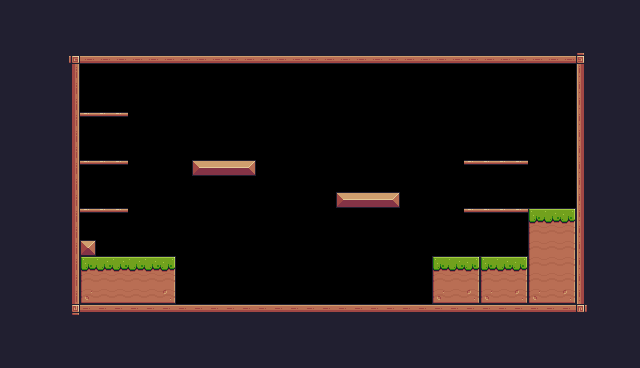

This game map was drawn from its Tiled (.tmx) file and the tilesets committed beside it. A one-line description and the full map source follow:
An orthogonal 40x23 tile map with 16x16 px tiles, 1 tile layer (Background) and 30 objects (11x Fruit, 5x Platform, Player, Saw, Checkpoint, ...).

<map version="1.10" tiledversion="1.12.2" orientation="orthogonal" renderorder="right-down" width="40" height="23" tilewidth="16" tileheight="16" infinite="0" nextlayerid="4" nextobjectid="77">
 <tileset firstgid="1" source="Pixel Adventure.tsx" />
 <layer id="1" name="Background" width="40" height="23">
  <properties>
   <property name="BackgroundColor" value="Gray" />
  </properties>
  <data encoding="csv">
24,24,24,24,24,24,24,24,24,24,24,24,24,24,24,24,24,24,24,24,24,24,24,24,24,24,24,24,24,24,24,24,24,24,24,24,24,24,24,24,
24,24,24,24,24,24,24,24,24,24,24,24,24,24,24,24,24,24,24,24,24,24,24,24,24,24,24,24,24,24,24,24,24,24,24,24,24,24,24,24,
24,24,24,24,24,24,24,24,24,24,24,24,24,24,24,24,24,24,24,24,24,24,24,24,24,24,24,24,24,24,24,24,24,24,24,24,24,24,24,24,
24,24,24,24,92,134,134,134,134,134,134,134,134,134,134,134,134,134,134,134,134,134,134,134,134,134,134,134,134,134,134,134,134,134,134,134,93,24,24,24,
24,24,24,112,113,0,0,0,0,0,0,0,0,0,0,0,0,0,0,0,0,0,0,0,0,0,0,0,0,0,0,0,0,0,0,0,111,24,24,24,
24,24,24,112,113,0,0,0,0,0,0,0,0,0,0,0,0,0,0,0,0,0,0,0,0,0,0,0,0,0,0,0,0,0,0,0,111,24,24,24,
24,24,24,24,113,0,0,0,0,0,0,0,0,0,0,0,0,0,0,0,0,0,0,0,0,0,0,0,0,0,0,0,0,0,0,0,111,24,24,24,
24,24,24,112,113,41,41,41,0,0,0,0,0,0,0,0,0,0,0,0,0,0,0,0,0,0,0,0,0,0,0,0,0,0,0,0,111,24,24,24,
24,24,24,112,113,0,0,0,0,0,0,0,0,0,0,0,0,0,0,0,0,0,0,0,0,0,0,0,0,0,0,0,0,0,0,0,111,24,24,24,
24,24,24,112,113,0,0,0,0,0,0,0,0,0,0,0,0,0,0,0,0,0,0,0,0,0,0,0,0,0,0,0,0,0,0,0,111,24,24,24,
24,24,24,112,113,41,41,41,0,0,0,0,13,14,14,15,0,0,0,0,0,0,0,0,0,0,0,0,0,41,41,41,41,0,0,0,111,24,24,24,
24,24,24,112,113,0,0,0,0,0,0,0,0,0,0,0,0,0,0,0,0,0,0,0,0,0,0,0,0,0,0,0,0,0,0,0,111,24,24,24,
24,24,24,112,113,0,0,0,0,0,0,0,0,0,0,0,0,0,0,0,0,13,14,14,15,0,0,0,0,0,0,0,0,0,0,0,111,24,24,24,
24,24,24,24,113,41,41,41,0,0,0,0,0,0,0,0,0,0,0,0,0,0,0,0,0,0,0,0,0,41,41,41,41,7,8,9,111,24,24,24,
24,24,24,24,113,0,0,0,0,0,0,0,0,0,0,0,0,0,0,0,0,0,0,0,0,0,0,0,0,0,0,0,0,29,30,31,111,24,24,24,
24,24,24,24,113,35,0,0,0,0,0,0,0,0,0,0,0,0,0,0,0,0,0,0,0,0,0,0,0,0,0,0,0,29,30,31,111,24,24,24,
24,24,24,24,113,7,8,8,8,8,9,0,0,0,0,0,0,0,0,0,0,0,0,0,0,0,0,7,8,9,7,8,9,29,30,31,111,24,24,24,
24,24,24,24,113,29,30,30,30,30,31,0,0,0,0,0,0,0,0,0,0,0,0,0,0,0,0,29,30,31,29,30,31,29,30,31,111,24,24,24,
24,24,24,24,113,51,52,52,52,52,53,0,0,0,0,0,0,0,0,0,0,0,0,0,0,0,0,51,52,53,51,52,53,51,52,53,111,24,24,24,
24,24,24,112,114,90,90,90,90,90,90,90,90,90,90,90,90,90,90,90,90,90,90,90,90,90,90,90,90,90,90,90,90,90,90,90,115,24,24,24,
24,24,24,24,24,24,24,24,24,24,24,24,24,24,24,24,24,24,24,24,24,24,24,24,24,24,24,24,24,24,24,24,24,24,24,24,24,24,24,24,
24,24,24,24,24,24,24,24,24,24,24,24,24,24,24,24,24,24,24,24,24,24,24,24,24,24,24,24,24,24,24,24,24,24,24,24,24,24,24,24,
24,24,24,24,24,24,24,24,24,24,24,24,24,24,24,24,24,24,24,24,24,24,24,24,24,24,24,24,24,24,24,24,24,24,24,24,24,24,24,24
</data>
 </layer>
 <objectgroup id="2" name="Spawnpoints">
  <object id="3" name="Player" type="Player" x="144" y="224" width="31.5" height="32.5" />
  <object id="48" name="Bananas" type="Fruit" x="96" y="80" width="32" height="32" />
  <object id="49" name="Orange" type="Fruit" x="96" y="128" width="32" height="32" />
  <object id="57" name="Apple" type="Fruit" x="96" y="176" width="32" height="32" />
  <object id="58" name="Cherries" type="Fruit" x="192" y="128" width="32" height="32" />
  <object id="59" name="Cherries" type="Fruit" x="224" y="128" width="32" height="32" />
  <object id="60" name="Cherries" type="Fruit" x="208" y="96" width="32" height="32" />
  <object id="61" name="Cherries" type="Fruit" x="336" y="160" width="32" height="32" />
  <object id="62" name="Cherries" type="Fruit" x="368" y="160" width="32" height="32" />
  <object id="63" name="Cherries" type="Fruit" x="352" y="128" width="32" height="32" />
  <object id="64" name="Kiwi" type="Fruit" x="480" y="128" width="32" height="32" />
  <object id="65" name="Kiwi" type="Fruit" x="480" y="176" width="32" height="32" />
  <object id="71" type="Saw" x="288" y="128" width="32" height="32">
   <properties>
    <property name="isVertical" type="bool" value="true" />
    <property name="offNeg" type="float" value="4" />
    <property name="offPos" type="float" value="3" />
   </properties>
  </object>
  <object id="73" type="Checkpoint" x="512" y="144" width="64" height="64" />
  <object id="74" name="Chicken" type="Chicken" x="336" y="272" width="32" height="32">
   <properties>
    <property name="offNeg" type="float" value="11" />
    <property name="offPos" type="float" value="5" />
   </properties>
  </object>
 </objectgroup>
 <objectgroup id="3" name="Collisions">
  <object id="11" x="192" y="160" width="64" height="16" />
  <object id="12" x="336" y="192" width="64" height="16" />
  <object id="15" type="Platform" x="464" y="208" width="64" height="16" />
  <object id="16" type="Platform" x="464" y="160" width="64" height="16" />
  <object id="17" type="Platform" x="80" y="160" width="48" height="16" />
  <object id="19" type="Platform" x="80" y="208" width="48" height="16" />
  <object id="47" x="80" y="48" width="512" height="16" />
  <object id="50" x="80" y="240" width="16" height="16" />
  <object id="51" x="80" y="256" width="96" height="48" />
  <object id="52" x="64" y="48" width="16" height="272" />
  <object id="53" x="80" y="304" width="496" height="16" />
  <object id="54" x="576" y="64" width="16" height="256" />
  <object id="55" x="432" y="256" width="96" height="48" />
  <object id="56" type="Platform" x="80" y="112" width="48" height="16" />
  <object id="72" x="528" y="208" width="48" height="96" />
 </objectgroup>
</map>
